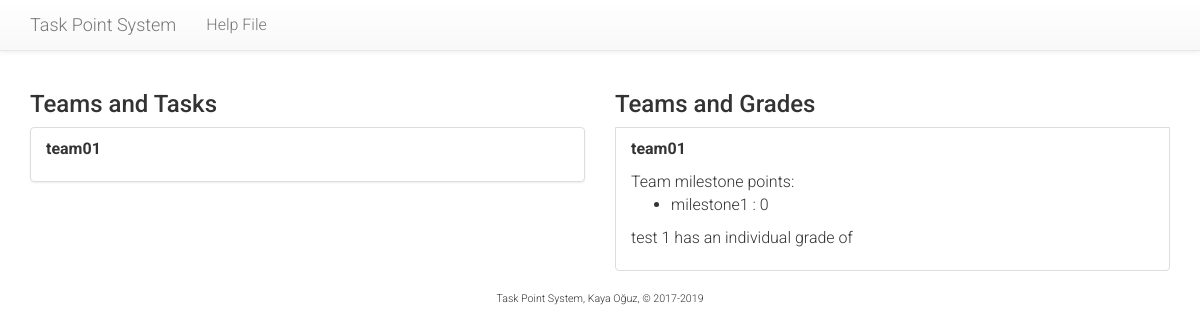
/tasks/view-all-teams/ (signed in), run on the app's committed database.
### tasks/models.py (models this page shows, shortened)
class Team(models.Model):
    course = models.ForeignKey(Course, on_delete=models.CASCADE)
    name = models.CharField("Team Name", max_length=128)
    github = models.CharField("Git Page", max_length=256, null=True)
    supervisor = models.ForeignKey(Supervisor, on_delete=models.SET_NULL, blank=True, null=True)
    team_size = models.PositiveSmallIntegerField("Team size", default=4, validators=[MaxValueValidator(99), MinValueValidator(1)])
    def get_all_task_points(self, m):
        p = 0
        for task in self.task_set.all().filter(milestone=m):
            p = p + task.get_points()
        return p
    def get_milestone_list(self):
        milestone_list = {}
        for m in self.course.milestone_set.all():
            milestone_list[m.name] = self.get_team_grade(m)
        return milestone_list
    def get_team_grade(self, m):
        g = 0
        if self.get_all_task_points(m) > 0:
            g = round((self.get_all_accepted_points(m) / self.get_all_task_points(m)) * 100)
        return g

class Milestone(models.Model):
    course = models.ForeignKey(Course, on_delete=models.CASCADE)
    name = models.CharField("Milestone", max_length=128)
    description = models.TextField("Milestone details")
    weight = models.PositiveSmallIntegerField(
        "Weight",
        default=10,
        validators=[MaxValueValidator(100), MinValueValidator(1)]
    )
    due = models.DateField("Due Date")

class Developer(models.Model):
    id = models.CharField("ID", max_length=12, primary_key=True)
    user = models.OneToOneField(User, on_delete=models.CASCADE)
    team = models.ForeignKey(Team, on_delete=models.SET_NULL, blank=True, null=True)
    def __str__(self):
        return self.get_name()
    def get_name(self):
        return self.user.first_name + " " + self.user.last_name

### tasks/views.py (the view)
@login_required
def view_all_teams(request):
    if not request.user.is_superuser:
        leave_site(request)
        return HttpResponseRedirect('/tasks/')
    context = {
        'page_title': 'All teams and their points',
        'teams': Team.objects.all(),
        'developers': Developer.objects.all(),
        'milestones': Milestone.objects.all(),
    }
    return render(request, 'tasks/view_all_teams.html', context)

### tasks/templates/tasks/view_all_teams.html (shortened to what this page needs)
{% extends "tasks/base.html" %}
{% block leftcontent %}
<h3>Teams and Tasks</h3>
<ul class="list-group">
{% for team in teams %}
  <li class="list-group-item">
    <p><b>{{ team.name }}</b></p>
  </li>
{% endfor %}
</ul>
{% endblock %}
{% block rightcontent %}
<h3>Teams and Grades</h3>
{% for team in teams %}
  <li class="list-group-item">
    <p><b>{{ team.name }}</b></p>
    Team milestone points:
    <ul>
    {% for m, g in team.get_milestone_list.items %}
      <li> {{ m }} : {{ g }}</li>
    {% endfor %}
    </ul>
    {% for d in team.developer_set.all %}
      <p>{{ d }} has an individual grade of {{ d.getProjectGrade }}</p>
    {% endfor %}
  </li>
{% endfor %}
{% endblock %}

### tasks/static/tasks/style.css (style rules this page uses)
body, div, p, td, li { font-family: "Roboto"; font-weight: 300; font-size: 12pt; }

### data on the page
Team: name "team01", get_milestone_list "0"
Milestone: get_milestone_list "milestone1"
Developer: user.last_name "test 1"
